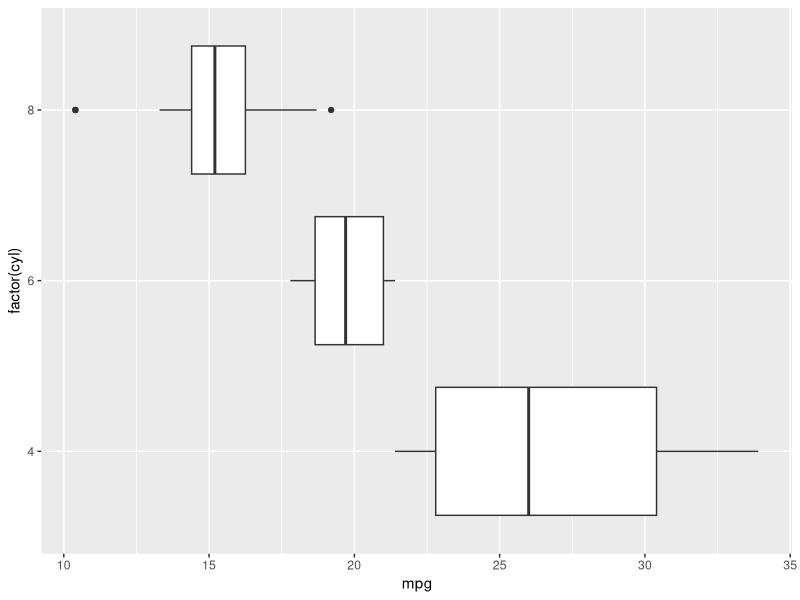
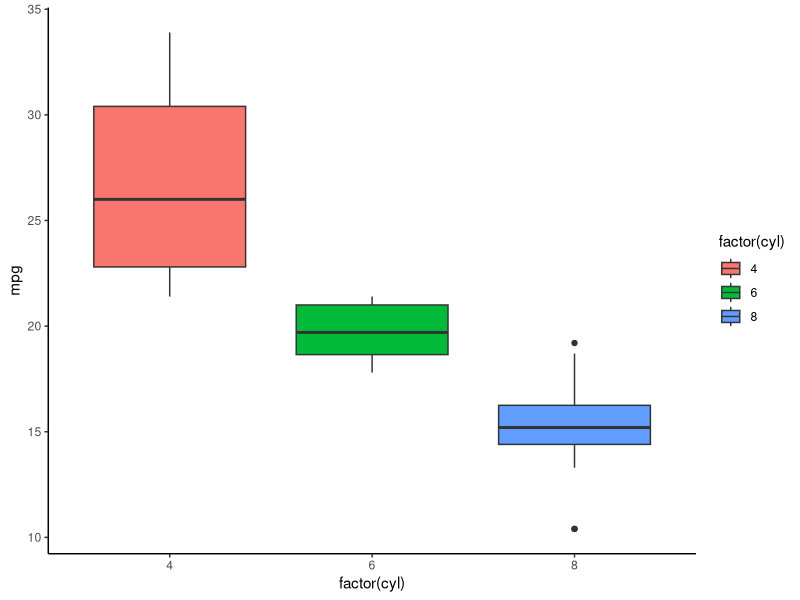

Recreate these plots in R, in order.
library(tidyverse)

head(mtcars)

ggplot(mtcars, aes(factor(cyl), mpg)) +
    geom_boxplot() +
    coord_flip()

ggplot(mtcars, aes(factor(cyl), mpg)) +
    geom_boxplot(aes(fill = factor(cyl))) +
    theme_classic()
